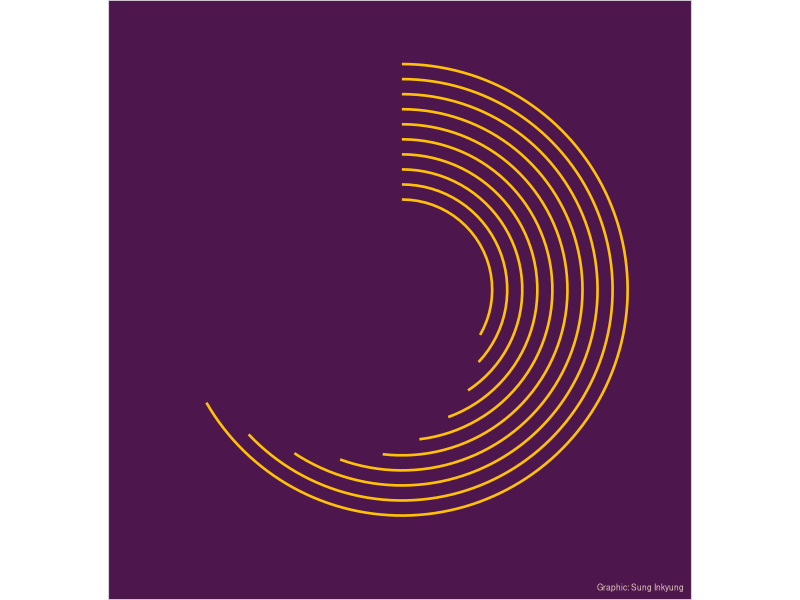
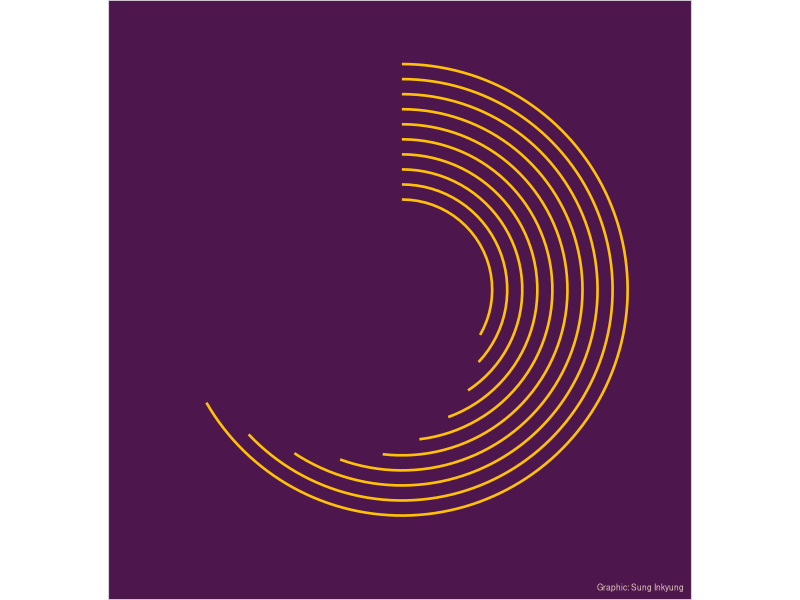

These charts were generated, in order, by the following R code:
## ---- chunk 1
knitr::opts_chunk$set(echo = TRUE)
## ---- chunk 2
library(ggplot2)
library(dplyr)
## ---- chunk 3
n_lines <- 10

circle <-  tibble(
  x = rep(0, 10,
          length.out = n_lines),
  xend = seq(from = 5, 
             to = 10,
             length.out = n_lines),
  y = 1:n_lines,
  yend = 1:n_lines
)

 ggplot(data = circle) +
  geom_segment(aes(x = x, y = y,
                   xend = xend, yend = yend),
               size = .9,
               color = "#ffc107") +
  scale_x_continuous(limits = c(0, 15)) +
  scale_y_continuous(limits = c(-5, n_lines)) +
  labs(caption = "Graphic: Sung Inkyung") +
  coord_polar() +
  theme(
    plot.background = element_rect(fill = "#4d164d"),
    panel.background = element_rect(fill = "#4d164d"),
    plot.caption = element_text(size = 6,
                                color = "#e2cbba"),
    panel.grid = element_blank(),
    axis.title = element_blank(),
    axis.text = element_blank(),
    axis.ticks = element_blank()
  )
 
 ggsave(here::here("figures", "polar2.png"), width = 10, height = 10, units = "cm")

## ---- chunk 4

